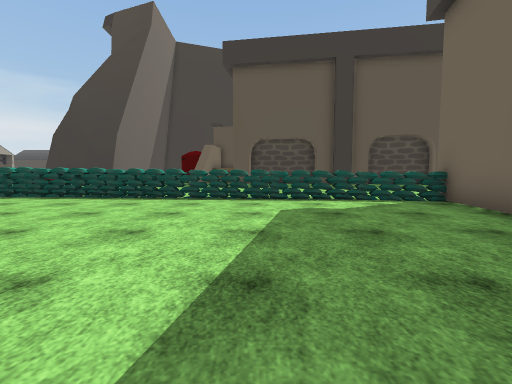
view 1 (above)

21 first-person views from a walk through a scene from a Unity 3-D project. The camera is 1.2 m above the floor, tilts 4° down and sees 90° across. The floor is counted in squares, 2 m on a side. Each view is taken from the middle of a square. On the plan, view 1 faces up. The plan holds only what a view shows up to about 9 squares ahead; the rest is blank. The place goes on beyond the plan. The player is left out. Some animated figures are left out. Some surface patterns are stand-ins.

view 2
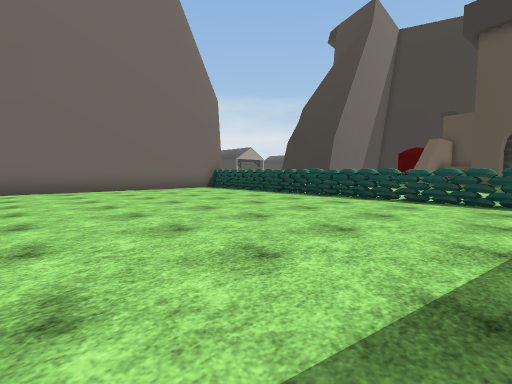

view 3
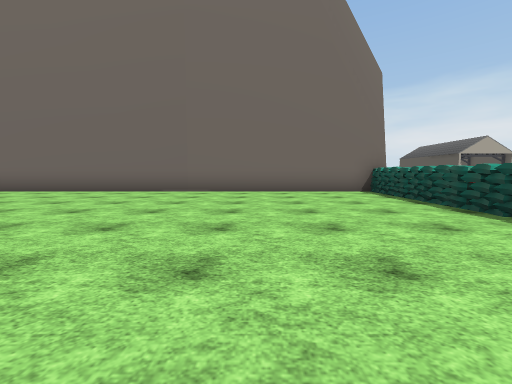

view 4
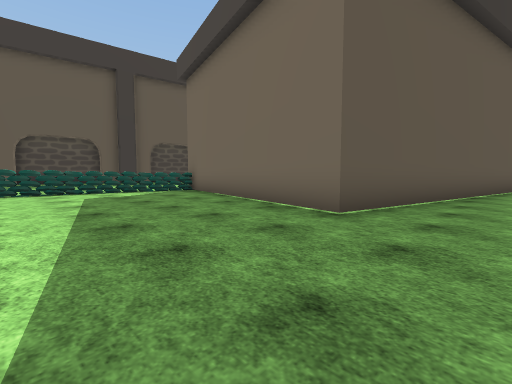

view 5
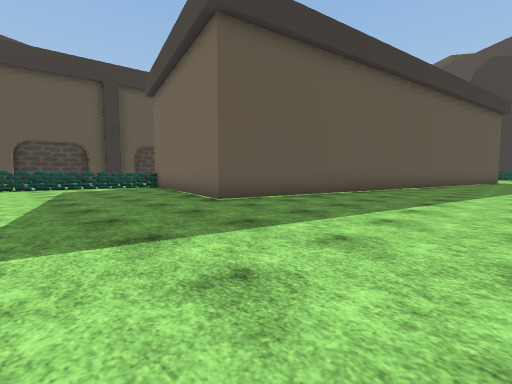

view 6
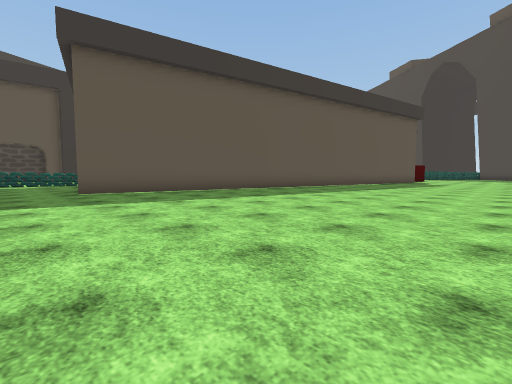

view 7
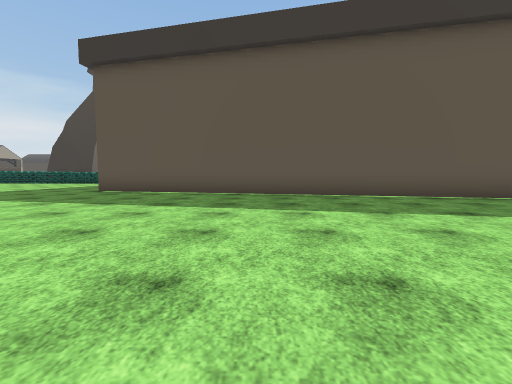

view 8
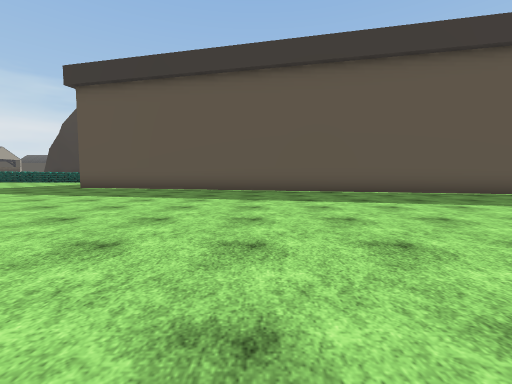

view 9
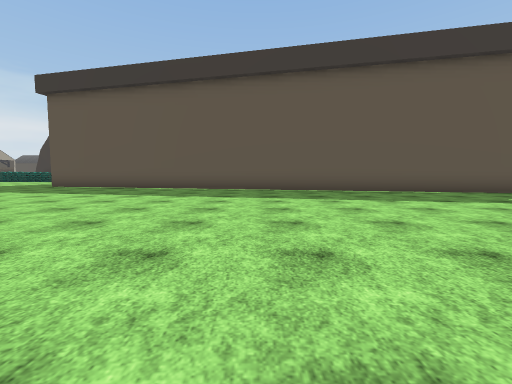

view 10
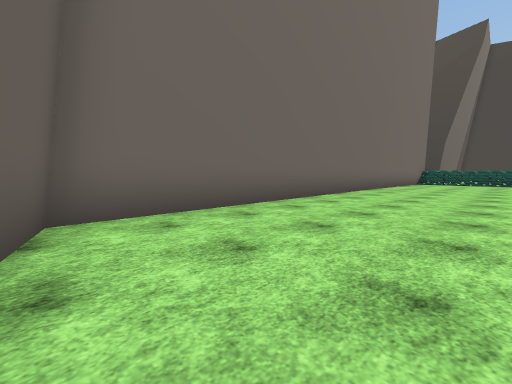

view 11
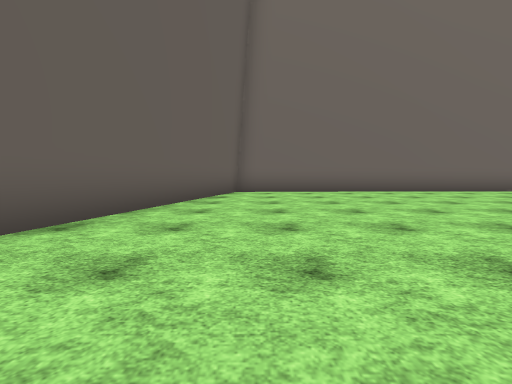

view 12
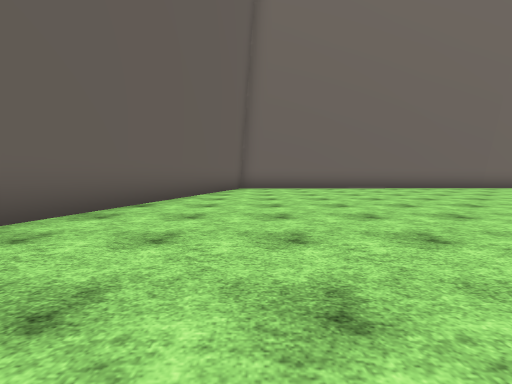

view 13
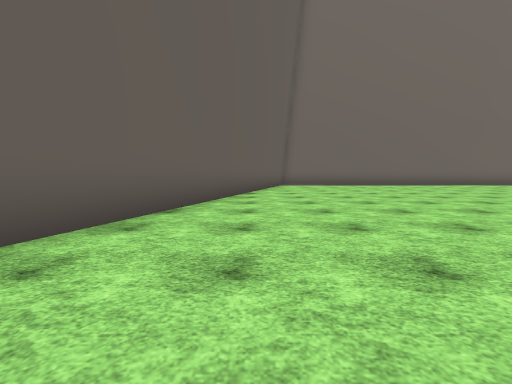

view 14
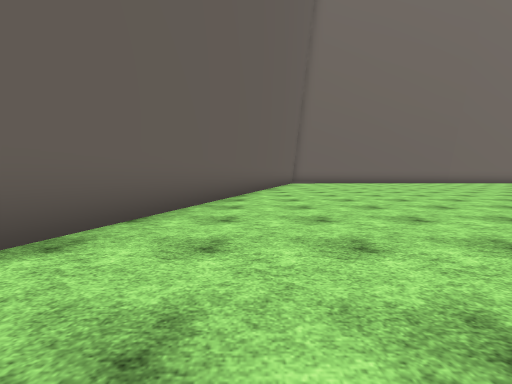

view 15
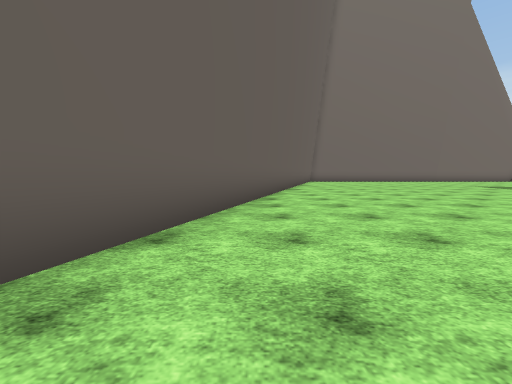

view 16
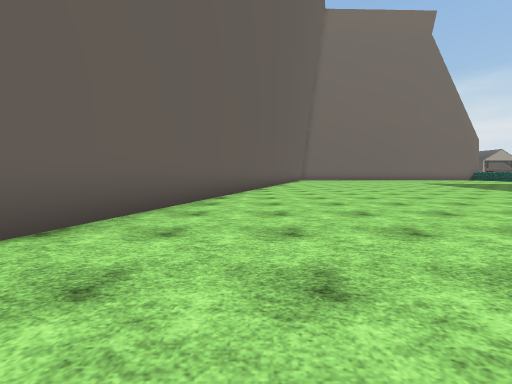

view 17
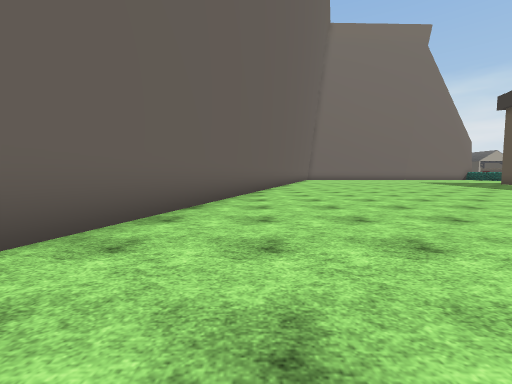

view 18
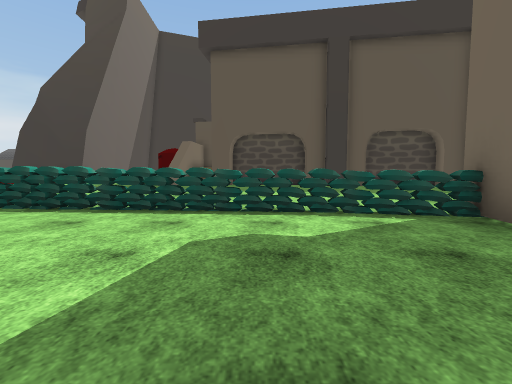

view 19
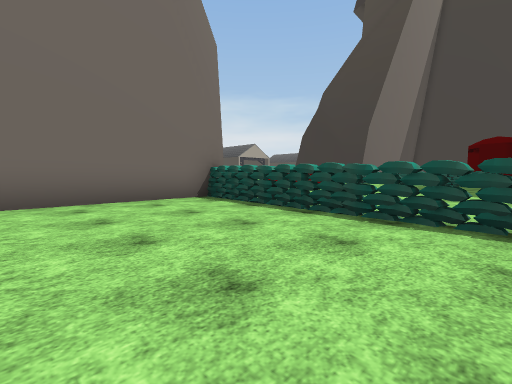

view 20
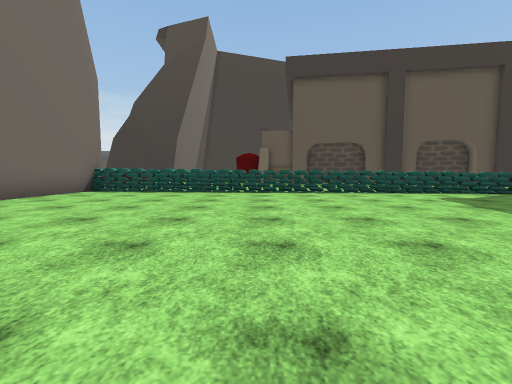

view 21
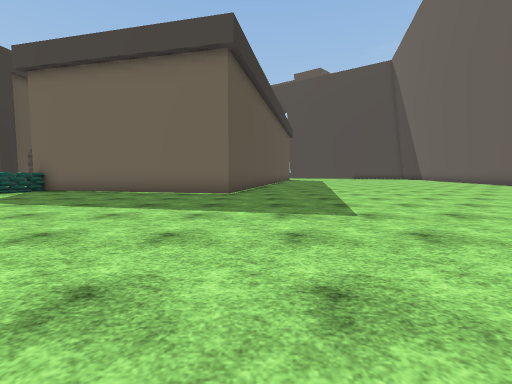

### Floor plan
Points are (right, up) in squares from view 1. A wall is a line through its corners. A room is listed if a view was taken in it or the views show most of it. See-through windows are left out.
Room 1 (views 1, 2, 3, 4, 5, 6, 7, 8, 9, 10, 11, 12, 13, 14, 15, 16, 17, 18, 19, 20, 21)
walls: (-10, 4.2) (-9.6, -9.6) (15.1, -16.9); (17.5, -4.6) (2.6, -1.2) (4.1, 5.5); (-9.7, 6.5) (-9.8, 0.6)
objects: other object (-10, 7); other object (-9, 7); other object (-8, 7); other object (-7, 7); other object (-6, 7); other object (-5, 7); other object (-4, 7); other object (-3, 7); other object (-2, 6); other object (-1, 6); other object (0, 6); other object (1, 6); other object (2, 6); other object (3, 6); other object (4, 6)

Positions as (right, up) in squares from view 1, and headings:
1: (0, 0), facing up
2: (0, 0), facing up-left
3: (-1, 3), facing left
4: (-1, -3), facing up-right
5: (-1, -6), facing up-right
6: (1, -10), facing up-right
7: (8, -10), facing up
8: (10, -12), facing up
9: (12, -13), facing up
10: (-6, -10), facing up-left
11: (-1, -9), facing left
12: (1, -9), facing left
13: (4, -11), facing left
14: (7, -12), facing left
15: (11, -14), facing left
16: (15, -14), facing left
17: (17, -15), facing left
18: (1, 2), facing up
19: (-4, 3), facing up-left
20: (-4, -2), facing up
21: (-5, -2), facing right
